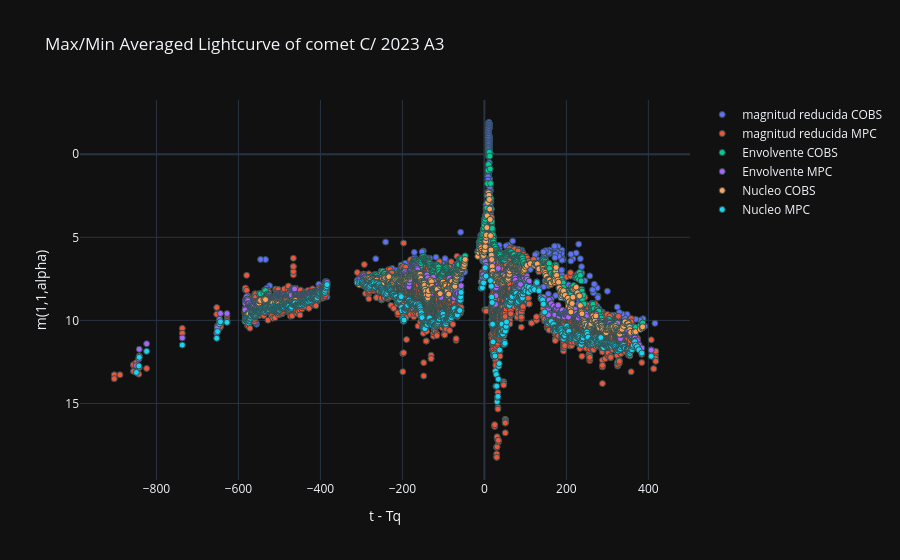

Notebook cell for this chart:
### Code cell
# Gráfica de luz promediada
fig = go.Figure()

# CURVA DE LUZ REDUCIDA ---------------------------------------------------------------------------------------------- 

fig.add_trace(go.Scatter(x=curva_de_luz_procesada_COBS_df.delta_t, y=curva_de_luz_procesada_COBS_df.magnitud_reducida, 
mode='markers', name='magnitud reducida COBS',
marker=dict(
    # color="#00CCFF",
    line=dict(width=1, color='DarkSlateGrey')
)))

fig.add_trace(go.Scatter(x=curva_de_luz_procesada_MPC_df.delta_t, y=curva_de_luz_procesada_MPC_df.magnitud_reducida, 
mode='markers', name='magnitud reducida MPC', 
marker=dict(
    # color="#00CCFF",
    line=dict(width=1, color='DarkSlateGrey')
)))

# ENVOLVENTE ---------------------------------------------------------------------------------------------------

fig.add_trace(go.Scatter(x=curva_de_luz_externa_COBS_df.delta_t, y=curva_de_luz_externa_COBS_df.promedio_movil, 
mode='markers', name='Envolvente COBS',
marker=dict(
    # color="#EBFC00",
    line=dict(width=1, color='DarkSlateGrey')
)))

fig.add_trace(go.Scatter(x=curva_de_luz_externa_MPC_df.delta_t, y=curva_de_luz_externa_MPC_df.promedio_movil, 
mode='markers', name='Envolvente MPC',
marker=dict(
    # color="#EBFC00",
    line=dict(width=1, color='DarkSlateGrey')
)))

# NUCLEO -------------------------------------------------------------------------------------------------------

fig.add_trace(go.Scatter(x=curva_de_luz_interna_COBS_df.delta_t, y=curva_de_luz_interna_COBS_df.promedio_movil, 
mode='markers', name='Nucleo COBS',
marker=dict(
    # color="#FF0000",
    line=dict(width=1, color='DarkSlateGrey')
)))

fig.add_trace(go.Scatter(x=curva_de_luz_interna_MPC_df.delta_t, y=curva_de_luz_interna_MPC_df.promedio_movil, 
mode='markers', name='Nucleo MPC',
marker=dict(
    # color="#FF0000",
    line=dict(width=1, color='DarkSlateGrey')
)))

# EJES Y TITULOS -------------------------------------------------------------------------------------------------

fig.update_layout(template='plotly_dark')
fig.update_yaxes(autorange="reversed")
fig.update_layout(template='plotly_dark', xaxis_title='t - Tq', yaxis_title='m(1,1,alpha)', 
                  title = f'Max/Min Averaged Lightcurve of comet {nombre_cometa}')

fig.show()

### Figure 1 — Plotly figure (JSON) as saved in the notebook; plotly's stock layout.template omitted (floating-point values rounded to 4 significant figures; data arrays with more than 128 entries replaced by an {"elided": "..."} marker saying what was removed)
{"data": [{"marker": {"line": {"color": "DarkSlateGrey", "width": 1}}, "mode": "markers", "name": "magnitud reducida COBS", "type": "scatter", "x": {"elided": "2975 int values"}, "y": {"elided": "2975 float values"}}, {"marker": {"line": {"color": "DarkSlateGrey", "width": 1}}, "mode": "markers", "name": "magnitud reducida MPC", "type": "scatter", "x": {"elided": "9461 int values"}, "y": {"elided": "9461 float values"}}, {"marker": {"line": {"color": "DarkSlateGrey", "width": 1}}, "mode": "markers", "name": "Envolvente COBS", "type": "scatter", "x": {"elided": "563 int values"}, "y": {"elided": "563 float values"}}, {"marker": {"line": {"color": "DarkSlateGrey", "width": 1}}, "mode": "markers", "name": "Envolvente MPC", "type": "scatter", "x": {"elided": "708 int values"}, "y": {"elided": "708 float values"}}, {"marker": {"line": {"color": "DarkSlateGrey", "width": 1}}, "mode": "markers", "name": "Nucleo COBS", "type": "scatter", "x": {"elided": "563 int values"}, "y": {"elided": "563 float values"}}, {"marker": {"line": {"color": "DarkSlateGrey", "width": 1}}, "mode": "markers", "name": "Nucleo MPC", "type": "scatter", "x": {"elided": "708 int values"}, "y": {"elided": "708 float values"}}], "layout": {"title": {"text": "Max/Min Averaged Lightcurve of comet C/ 2023 A3"}, "xaxis": {"title": {"text": "t - Tq"}}, "yaxis": {"autorange": "reversed", "title": {"text": "m(1,1,alpha)"}}}}
